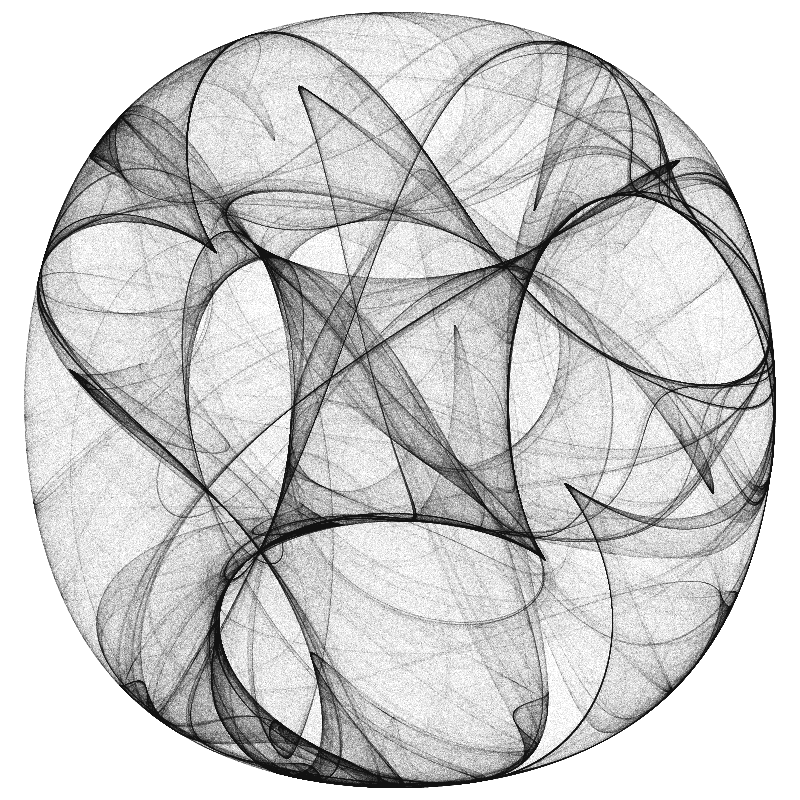
Frame 1 (no input)
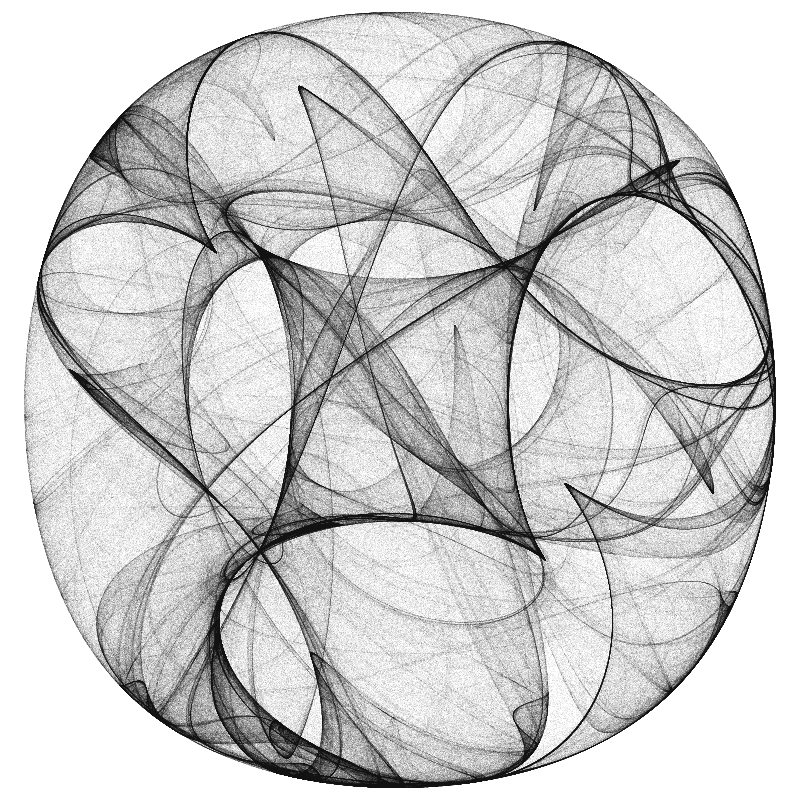
Frame 2 (the mouse pressed at the canvas centre, redrawn once)

The Processing sketch that drew these frames (run headless with seeded random() and noise(); the mouse was pressed at the canvas centre and the sketch redrawn once):

// Processing sketch: CliffordAttractor
// ── CliffordAttractor.pde
int pointCount = 8000000;
float x, y = 1;
float xn, yn;

float a=-1.24458046630025;
float b=-1.25191834103316;
float c=-1.81590817030519;
float d=-1.90866735205054;
//float a=-1.4;
//float b=1.6;
//float c=1.0;
//float d=0.7;
float [][]pointAry = new float[2][10000000];


void setup(){
  size(800,800);
  smooth();
}

void draw(){
  background(255);
  for (int i = 0; i <= pointCount; i++){
    xn = sin(a*y)+c*cos(a*x);
    yn = sin(b*x)+d*cos(b*y);
    x=xn;
    y=yn;
    pointAry[0][i]=x*width/6;
    pointAry[1][i]=y*height/6;
  }

  translate(width/2,height/2);
  for(int i=0;i<pointCount;i++){
    stroke(0,10);
    point(pointAry[0][i],pointAry[1][i]);
  }
  
  noLoop();

}
